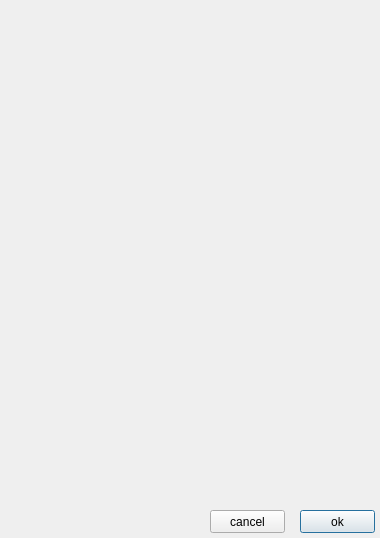
<?xml version="1.0" encoding="UTF-8"?>
<ui version="4.0">
 <class>CMDVariablesBatchChangeDialog</class>
 <widget class="QDialog" name="CMDVariablesBatchChangeDialog">
  <property name="geometry">
   <rect>
    <x>0</x>
    <y>0</y>
    <width>380</width>
    <height>538</height>
   </rect>
  </property>
  <property name="windowTitle">
   <string>Dialog</string>
  </property>
  <widget class="QPushButton" name="okButton">
   <property name="geometry">
    <rect>
     <x>300</x>
     <y>510</y>
     <width>75</width>
     <height>23</height>
    </rect>
   </property>
   <property name="text">
    <string>ok</string>
   </property>
  </widget>
  <widget class="QPushButton" name="cancelButton">
   <property name="geometry">
    <rect>
     <x>210</x>
     <y>510</y>
     <width>75</width>
     <height>23</height>
    </rect>
   </property>
   <property name="text">
    <string>cancel</string>
   </property>
  </widget>
 </widget>
 <resources/>
 <connections/>
</ui>
